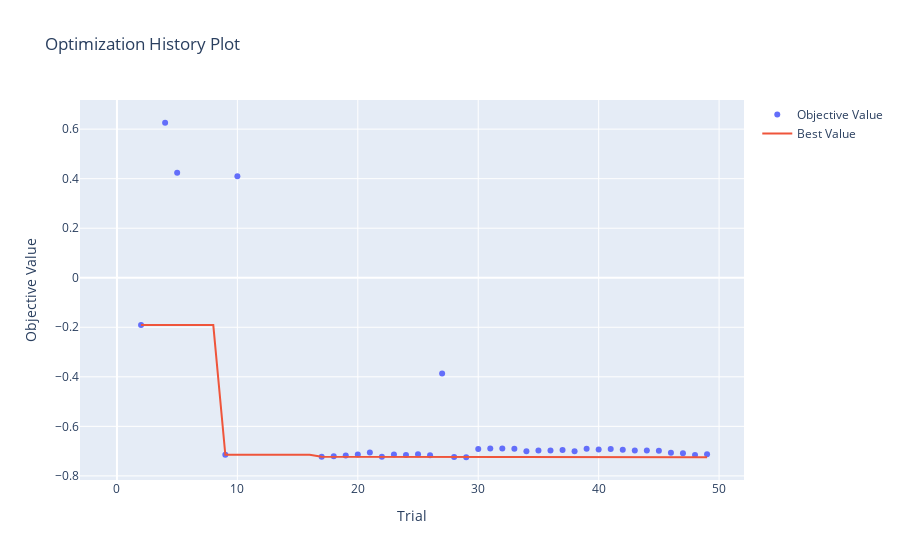

The notebook cell this image was saved under:
### Code cell
# Plot the optimization history
optuna.visualization.plot_optimization_history(study)

### Figure 1 — Plotly figure (JSON) as saved in the notebook; plotly's stock layout.template omitted (floating-point values rounded to 4 significant figures)
{"data": [{"mode": "markers", "name": "Objective Value", "type": "scatter", "x": [0, 1, 2, 3, 4, 5, 6, 7, 8, 9, 10, 11, 12, 13, 14, 15, 16, 17, 18, 19, 20, 21, 22, 23, 24, 25, 26, 27, 28, 29, 30, 31, 32, 33, 34, 35, 36, 37, 38, 39, 40, 41, 42, 43, 44, 45, 46, 47, 48, 49], "y": [null, null, -0.1911, null, 0.6258, 0.4239, null, null, null, -0.715, 0.4103, null, null, null, null, null, null, -0.723, -0.7206, -0.7174, -0.7141, -0.7054, -0.7223, -0.7138, -0.7157, -0.713, -0.7162, -0.3868, -0.7242, -0.7247, -0.6918, -0.6898, -0.6892, -0.6906, -0.7003, -0.6974, -0.6979, -0.6952, -0.7003, -0.6906, -0.693, -0.6916, -0.6944, -0.6972, -0.697, -0.6985, -0.7064, -0.7083, -0.7154, -0.7122]}, {"name": "Best Value", "type": "scatter", "x": [0, 1, 2, 3, 4, 5, 6, 7, 8, 9, 10, 11, 12, 13, 14, 15, 16, 17, 18, 19, 20, 21, 22, 23, 24, 25, 26, 27, 28, 29, 30, 31, 32, 33, 34, 35, 36, 37, 38, 39, 40, 41, 42, 43, 44, 45, 46, 47, 48, 49], "y": [null, null, -0.1911, -0.1911, -0.1911, -0.1911, -0.1911, -0.1911, -0.1911, -0.715, -0.715, -0.715, -0.715, -0.715, -0.715, -0.715, -0.715, -0.723, -0.723, -0.723, -0.723, -0.723, -0.723, -0.723, -0.723, -0.723, -0.723, -0.723, -0.7242, -0.7247, -0.7247, -0.7247, -0.7247, -0.7247, -0.7247, -0.7247, -0.7247, -0.7247, -0.7247, -0.7247, -0.7247, -0.7247, -0.7247, -0.7247, -0.7247, -0.7247, -0.7247, -0.7247, -0.7247, -0.7247]}], "layout": {"title": {"text": "Optimization History Plot"}, "xaxis": {"title": {"text": "Trial"}}, "yaxis": {"title": {"text": "Objective Value"}}}}
